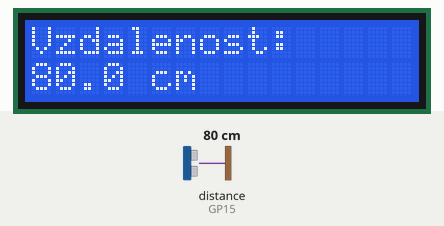
Bench run of a program on a simulated Raspberry Pi Pico running MicroPython. On the bench: 16×2 character LCD. The inputs (shaded band) are chosen by the test bench; at power-on: distance to the obstacle (sensor on GP15) 80 cm. The echo pulse lasts 58.3 µs per cm; library files of the repository ran but are not shown: pico_i2c_lcd.py; what the program prints to the serial console is not drawn.

Above: at 1.2 s.
1.3 s: distance to the obstacle (sensor on GP15) set to 2 cm
At 2.4 s:
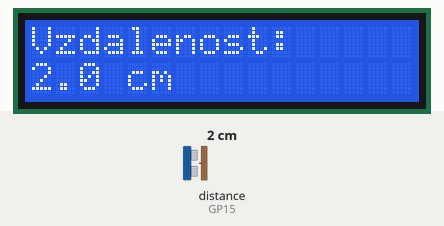
3.0 s: distance to the obstacle (sensor on GP15) set to 4 cm
At 4.5 s:
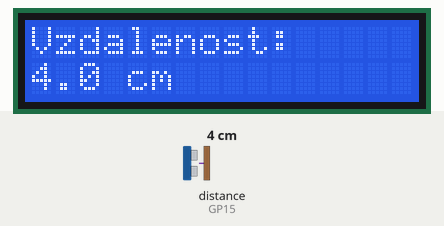
4.8 s: distance to the obstacle (sensor on GP15) set to 9 cm
At 5.7 s:
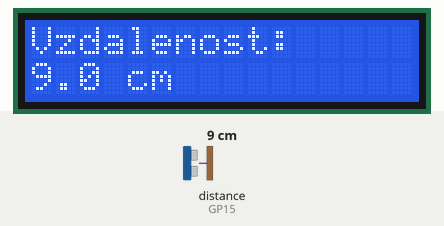
Timing chart, 0 to 7.8 s (numbered marks = the images above; inputs shaded):
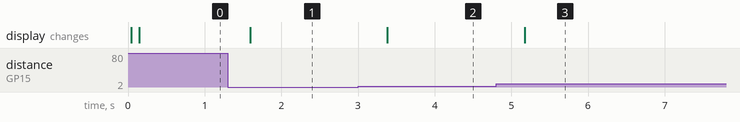

The program:

main.py
```python
from machine import Pin, I2C, time_pulse_us
from time import sleep_us, sleep_ms
from pico_i2c_lcd import I2cLcd

trig = Pin(14, Pin.OUT)
echo = Pin(15, Pin.IN)
i2c = I2C(0, sda=Pin(4), scl=Pin(5), freq=100000)
found = i2c.scan()
if not found:
    raise RuntimeError('LCD nenalezeno: zkontroluj I2C a napajeni')
addr = 0x27 if 0x27 in found else 0x3F if 0x3F in found else found[0]
lcd = I2cLcd(i2c, addr, 2, 16)

def measure_cm():
    trig.off()
    sleep_us(3)
    trig.on()
    sleep_us(10)
    trig.off()
    pulse = time_pulse_us(echo, 1, 30000)
    if pulse < 0:
        return None
    return pulse * 0.0343 / 2

try:
    while True:
        d = measure_cm()
        lcd.move_to(0, 0)
        lcd.putstr('Vzdalenost:     ')
        lcd.move_to(0, 1)
        lcd.putstr((('%.1f cm' % d) if d is not None else 'Bez odezvy').ljust(16))
        print('Vzdalenost:', d)
        sleep_ms(300)
finally:
    lcd.clear()
```

Measured:
- after the input at 1.3 s, the display: changes after 0.29 s (image 1)
- after the input at 3.0 s, the display: changes after 0.38 s (image 2)
- after the input at 4.8 s, the display: changes after 0.37 s (image 3)
